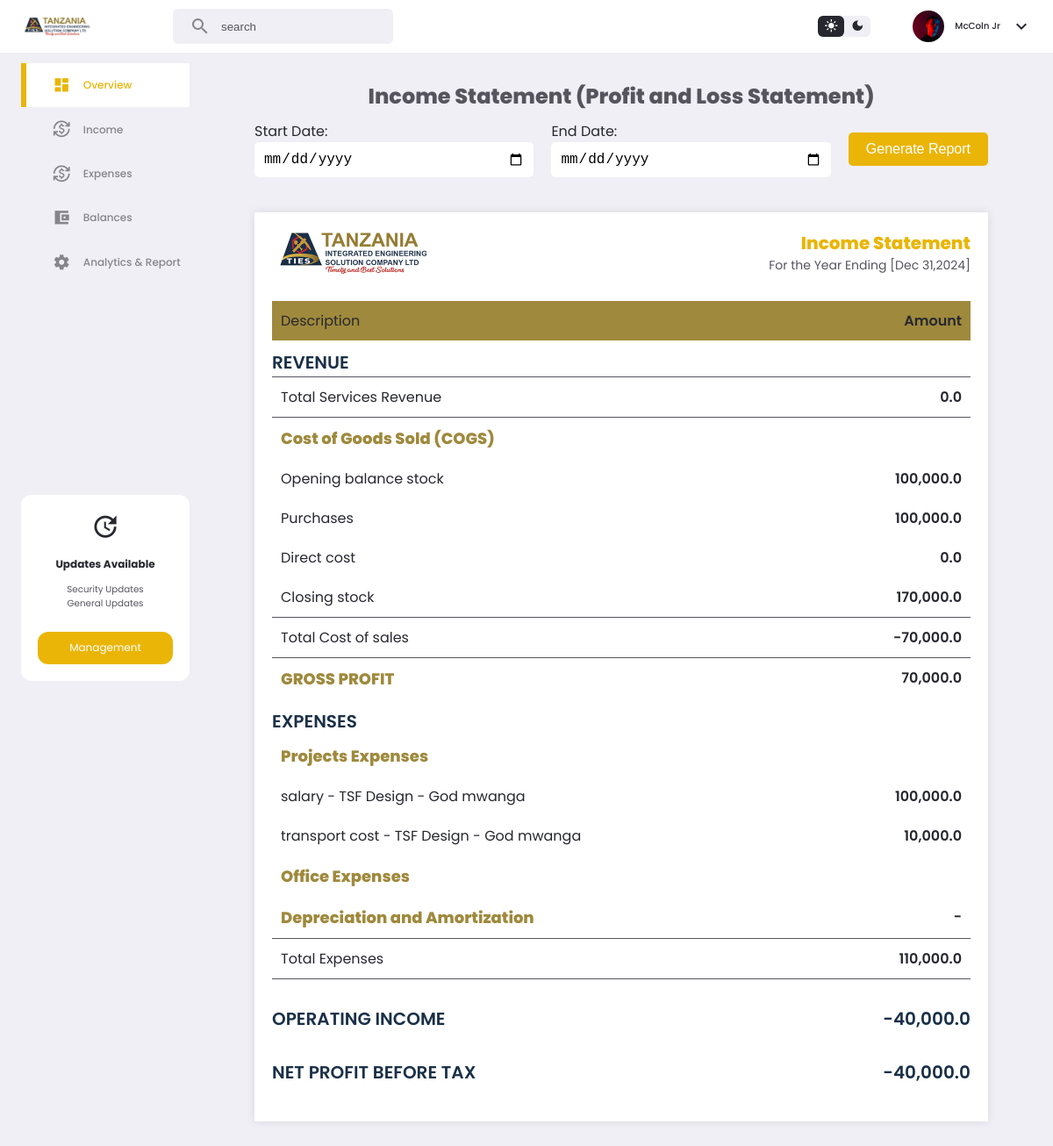
Page /finance/incomeStatement/ on the committed database.
### app/models.py (models this page shows)
class ProjectExpense(models.Model):
    project = models.ForeignKey(Project,on_delete=models.CASCADE)
    title = models.CharField(max_length=1000, null=True, blank=True)
    description = models.CharField(max_length=10000, null=True, blank=True)
    amount = models.FloatField(null=True, blank=True)
    issuedDate = models.DateTimeField(auto_now_add=True)

class Project(models.Model):
    title = models.CharField(max_length=200)
    client = models.ForeignKey(Clients,on_delete=models.CASCADE)
    location = models.CharField(max_length=100, null=True, blank=True)
    status = models.CharField(max_length=100, null=True, blank=True)
    performance = models.CharField(max_length=100, null=True, blank=True)
    startDate = models.DateField(null=True, blank=True)
    endDate = models.DateField(null=True, blank=True)
    issuedDate = models.DateTimeField(auto_now_add=True)
    person_in_charge = models.ForeignKey(CustomUser,on_delete=models.CASCADE)

class Clients(models.Model):
    clientName = models.CharField(max_length=200)
    address = models.CharField(max_length=1000, null=True, blank=True)
    representativeName = models.CharField(max_length=100, null=True, blank=True)
    representativeTitle = models.CharField(max_length=100, null=True, blank=True)
    email = models.CharField(max_length=100, null=True, blank=True)
    phone = models.CharField(max_length=100, null=True, blank=True)
    created_date = models.DateField(auto_now_add=True)

### finance/views.py (the view, shortened to what this page needs)
# urls.py: path('incomeStatement/', views.incomeStatement, name='incomeStatement'),
def incomeStatement(request):
    start_date = request.GET.get('start_date')
    end_date = request.GET.get('end_date')
    try:
        start_date = datetime.strptime(start_date, '%Y-%m-%d') if start_date else None
        end_date = datetime.strptime(end_date, '%Y-%m-%d') if end_date else None
    except ValueError:
        start_date = end_date = None
    expenses = ProjectExpense.objects.all()
    payments = ProjectPayment.objects.all()
    office_expenses = Expenses.objects.all()
    projectPurchases = ProjectPurchases.objects.all()
    purchasesAccumulated = PurchasesAccumulated.objects.all()
    projectDirectCost = ProjectDirectCost.objects.all()
    project_purchases_before_start_date = ProjectPurchases.objects.all()
    total_cost_goods = expenses.aggregate(Sum('amount'))['amount__sum'] or 0.0
    total_revenue = payments.aggregate(Sum('amount'))['amount__sum'] or 0.0
    projects_with_total_cost = projectPurchases.annotate(
        total_cost=ExpressionWrapper(F('unitCost') * F('amount'), output_field=FloatField())
    )
    total_project_purchases = projects_with_total_cost.aggregate(total=Sum('total_cost'))['total'] or 0.0
    projects_with_total_cost_before_start = project_purchases_before_start_date.annotate(
        total_cost=ExpressionWrapper(F('unitCost') * F('amount'), output_field=FloatField())
    )
    total_cost_before_start_date = projects_with_total_cost_before_start.aggregate(total=Sum('total_cost'))['total'] or 0.0
    total_purchases_accumulated = purchasesAccumulated.aggregate(Sum('totalCost'))['totalCost__sum'] or 0.0
    total_projectDirectCost = projectDirectCost.aggregate(Sum('amount'))['amount__sum'] or 0.0
    total_office_expenses = office_expenses.aggregate(Sum('amount'))['amount__sum'] or 0.0
    closing_stock = total_cost_before_start_date + total_project_purchases - total_purchases_accumulated
    COGS = total_project_purchases + total_projectDirectCost - closing_stock
    sum_expenses = total_cost_goods + total_office_expenses
    gross_profit = total_revenue - COGS
    operating_income = gross_profit - sum_expenses
    context = {
        'expenses': expenses,
        'payments': payments,
        'office_expenses': office_expenses,
        'total_cost_goods': total_cost_goods,
        'total_office_expenses': total_office_expenses,
        'total_revenue': total_revenue,
        'sum_expenses': sum_expenses,
        'projectPurchases':projectPurchases,
        'purchasesAccumulated':purchasesAccumulated,
        'projectDirectCost':projectDirectCost,
        'total_project_purchases':total_project_purchases,
        'total_purchases_accumulated':total_purchases_accumulated,
        'total_projectDirectCost':total_projectDirectCost,
        'project_purchases_before_start_date':project_purchases_before_start_date,
        'total_cost_before_start_date':total_cost_before_start_date,
        'closing_stock':closing_stock,
        'gross_profit':gross_profit,
        'COGS':COGS,
        'operating_income':operating_income,
        'start_date': start_date,
        'end_date': end_date,
    }
    return render(request, 'finance/incomeStatement.html', context)

### finance/templates/finance/incomeStatement.html (shortened to what this page needs)
{% extends 'finance/base2.html' %}
{% load static %}
{% load humanize %}
{% block content %}
<section class="incomeStatement">
    <h3>Income Statement (Profit and Loss Statement)</h3>
    <form method="get" action="{% url 'incomeStatement' %}">
        <div>
            <label for="start_date">Start Date:</label>
            <input type="date" name="start_date" id="start_date" required>
        </div>
        <div>
            <label for="end_date">End Date:</label>
            <input type="date" name="end_date" id="end_date" required>
        </div>
        <div>
            <button type="submit">Generate Report</button>
        </div>
    </form>
    <div class="statement">
        <div class="top">
            <img src="{% static 'app/images/logo1.png' %}" alt="">
            <div>
                <h5>Income Statement</h5>
                {% if start_date and end_date %}
                    <p>Income Statement from {{ start_date|date:"F j, Y" }} to {{ end_date|date:"F j, Y" }}</p>
                {% else %}
                    <p>For the Year Ending [Dec 31,2024]</p>
                {% endif %}
            </div>
        </div>
        <div class="centre">
            <div id="subheader">
                <li>Description</li>
                <li id="data">Amount</li>
            </div>
            <div id="headTitle">
                <li>REVENUE</li>
            </div>
            <div id="line"></div>
            <div>
                <li>Total Services Revenue</li>
                <li id="data">{{total_revenue|intcomma}}</li>
            </div>
            <div id="line"></div>
            <div>
                <li id="title">Cost of Goods Sold (COGS)</li>
            </div>
            <div>
                <li>Opening balance stock</li>
                <li id="data">{{total_cost_before_start_date|intcomma}}</li>
            </div>
            <div>
                <li>Purchases</li>
                <li id="data">{{total_project_purchases|intcomma}}</li>
            </div>
            <div>
                <li>Direct cost</li>
            <li id="data">{{total_projectDirectCost|intcomma}}</li>
            </div>
            <div>
                <li>Closing stock</li>
                <li id="data">{{closing_stock|intcomma}}</li>
            </div>
            <div id="line"></div>
            <div>
                <li>Total Cost of sales</li>
                <li id="data">{{COGS|intcomma}}</li>
            </div>
            <div id="line"></div>
            <div>
                <li id="title">GROSS PROFIT</li>
                <li id="data">{{gross_profit|intcomma}}</li>
            </div>
            <div id="headTitle">
                <li>EXPENSES</li>
            </div>
            <div>
                <li id="title">Projects Expenses</li>
            </div>
            {% for i in expenses %}
            <div>
                <li>{{i.title}} - {{i.project.title}} - {{i.project.client.clientName}}</li>
                <li id="data">{{i.amount|intcomma}}</li>
            </div>
            {% endfor %}
            <div>
                <li id="title">Office Expenses</li>
            </div>
            <div>
                <li id="title">Depreciation and Amortization</li>
                <li id="data"> - </li>
            </div>
            <div id="line"></div>
            <div>
                <li>Total Expenses</li>
                <li id="data">{{sum_expenses|intcomma}}</li>
            </div>
            <div id="line"></div>
            <div id="headTitle" style="margin-top: 20px;">
                <li>OPERATING INCOME</li>
                <li id="data">{{operating_income|intcomma}}</li>
            </div>
            <div id="headTitle" style="margin-top: 20px;">
                <li>NET PROFIT BEFORE TAX</li>
                <li id="data">{{operating_income|intcomma}}</li>
            </div>
        </div>
    </div>
</section>
{% endblock %}

### app/static/app/home2.css (style rules this page uses)
:root { --color-white: #ffffff; --color-light: #f0eff5; --color-gray-light: #86848c; --color-gray-dark: #56555e; --color-dark: #27282f; --color-primary: rgb(234,181,7); --color-success: rgb(34,202,75); --color-danger: rgb(255,67,54); --color-warning: rgb(71, 7, 234); --color-purple: rgb(160,99,245); --color-primary-light: rgba(71,7,234,0.2); --color-success-light: rgba(34,202,75,0.2); --color-danger-light: rgba(255,67,54,0.2); --color-purple-light: rgba(160,99,245,0.2); --color-warning-light: rgba(234,181,7,0.2); --color-white-light: rgba(255, 255, 255, 0.6); --company-color-1: #1a3048; --company-color-2: #9f893c; --company-color-3: #ffbf00; --card-padding: 1.6rem; --padding-1: 1rem; --padding-2: 8px; --card-border-radius: 1.6rem; --border-radius-1: 1rem; --border-radius-2: 6px; }
* { margin: 0; padding: 0; outline: 0; border: 0; appearance: none; text-decoration: none; list-style: none; box-sizing: border-box; }
html { font-size: 12px; }
body { background: var(--color-light); font-family: poppins, sans-serif; min-height: 100vh; color: var(--color-dark); }
img { width: 100%; }
h3 { font-size: 1.2rem; }
h5 { font-size: 0.86rem; font-weight: 500; }
p { font-size: 0.86rem; color: var(--color-gray-dark); }

### finance/templates/finance/incomeStatement.html (style rules this page uses)
.incomeStatement { padding: 10px 50px; box-sizing: border-box; }
.incomeStatement h3 { text-align: center; font-size: 24px; font-weight: 800; color: var(--color-gray-dark); margin: 10px; }
.statement { background: var(--color-white); padding: 20px; margin: 40px 0px; box-shadow: 0 0 10px rgba(0,0,0,0.1); }
.statement .top { display: flex; justify-content: space-between; align-items: center; }
.statement .top img { height: 50px; width: auto; }
.statement .top div { text-align: end; }
.statement .top div h5 { font-size: 20px; color: var(--color-primary); font-weight: 800; }
.statement .top div p { font-size: 14px; color: var(--color-gray-dark); font-weight: 400; }
.centre { margin: 20px 0px; }
.centre div { display: grid; grid-template-columns: 3fr 1fr; }
.centre div li { font-size: 16px; font-weight: 400; margin: 10px 10px; }
.centre div li#title { font-weight: 800; font-size: 18px; color: var(--company-color-2); }
.centre div li#data { text-align: end; font-weight: 600; }
div#line { height: 1px; width: 100%; background: var(--color-gray-dark); }
div#subheader { margin: 30px 0px 0px 0px; background: var(--company-color-2); color: var(--color-dark); }
form { display: grid; grid-template-columns: 2fr 2fr 1fr; align-items: center; gap: 20px; }
form label { font-size: 16px; font-weight: 400; }
form input { padding: 10px; width: 100%; border: none; border-radius: 5px; font-size: 16px; }
form div button { background: var(--color-primary); padding: 10px; cursor: pointer; color: var(--color-white); border-radius: 5px; font-size: 16px; width: 100%; border: none; }
div#headTitle li { font-size: 20px; margin: 10px 0 1px 0; font-weight: 600; color: var(--company-color-1); }

### rows in the picture
ProjectExpense: title "salary", project "TSF Design", project.client.clientName "God mwanga", amount "100,000.0"
ProjectExpense: title "transport cost", project "TSF Design", project.client.clientName "God mwanga", amount "10,000.0"

### other values in the picture
{{ total_revenue|intcomma }} "0.0"
{{ total_cost_before_start_date|intcomma }} "100,000.0"
{{ total_project_purchases|intcomma }} "100,000.0"
{{ total_projectDirectCost|intcomma }} "0.0"
{{ closing_stock|intcomma }} "170,000.0"
{{ COGS|intcomma }} "-70,000.0"
{{ gross_profit|intcomma }} "70,000.0"
{{ sum_expenses|intcomma }} "110,000.0"
{{ operating_income|intcomma }} "-40,000.0"
